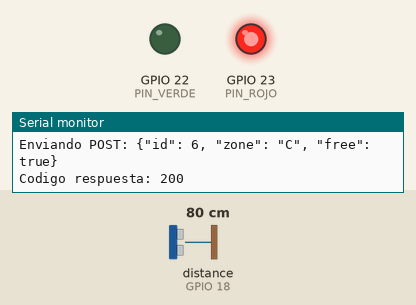
A sketch run on a simulated ESP32. Shown: output pins drawn as LEDs (lit = HIGH), the last lines printed to the serial monitor. Wiring (inferred from the names in the program): ultrasonic range finder: trigger GPIO 5; echo GPIO 18. Inputs (shaded band) come from the test bench; at power-on: distance to the obstacle (sensor on GPIO 18) 80 cm. The echo pulse lasts 58.3 µs per cm; WiFi joins after 1.5 s; servers stay silent unless stated; uploads are accepted with an empty reply; pins used as bus, display or sensor lines are not drawn.

Above: at 3.7 s.
3.8 s: distance to the obstacle (sensor on GPIO 18) set to 23 cm
5.3 s: distance to the obstacle (sensor on GPIO 18) set to 19 cm
At 6.5 s:
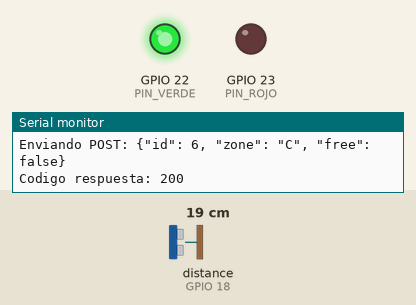
6.8 s: distance to the obstacle (sensor on GPIO 18) set to 35 cm
At 7.9 s:
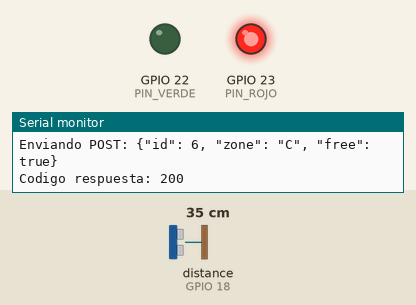
8.4 s: distance to the obstacle (sensor on GPIO 18) set to 2 cm
At 9.3 s:
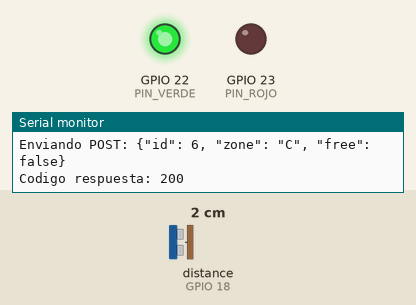
Timing chart, 0 to 11.0 s (numbered marks = the images above; inputs shaded):
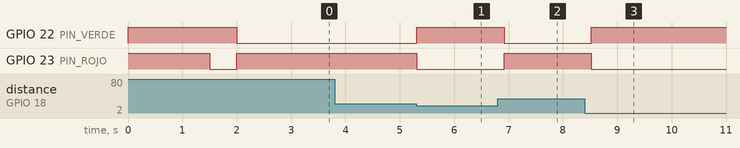

Measured:
- the behaviour switches between 21 and 20 cm on distance to the obstacle (sensor on GPIO 18) (found by bisection; images 0 and 1)
- after the input at 3.8 s, every drawn part: stays the same
- after the input at 5.3 s, GPIO 22 (PIN_VERDE): LOW → HIGH at once; GPIO 23 (PIN_ROJO): HIGH → LOW at once
- after the input at 6.8 s, GPIO 22 (PIN_VERDE): HIGH → LOW after 0.12 s; GPIO 23 (PIN_ROJO): LOW → HIGH after 0.12 s
- after the input at 8.4 s, GPIO 22 (PIN_VERDE): LOW → HIGH after 0.12 s; GPIO 23 (PIN_ROJO): HIGH → LOW after 0.12 s

The sketch:

igor_leds.ino
```cpp
/*
 * ============================================================================
 * PROYECTO: Parking-PAI
 * MÓDULO: Detector de Plazas (Igor) + Conexión WiFi GenCat
 * ============================================================================
 */


#include <Arduino.h>
#include <WiFi.h>
#include <HTTPClient.h>
#include "esp_wpa2.h" // Se usa la librería clásica (ignorar aviso 'deprecated')


// ============================================================================
// CONFIGURACIÓN DE RED Y SERVIDOR
// ============================================================================
const char* ssid = "gencat_ENS_EDU"; // Nombre de la red WiFi
#define EAP_IDENTITY "W43007257"     // Usuario
#define EAP_PASSWORD "zhz0ot1par"    // Contraseña


const String SERVER_URL = "http://192.168.3.249:8080/api/parking";


// Datos de ESTA plaza
const int PLAZA_ID = 6;
const String PLAZA_ZONA = "C";


// ============================================================================
// CONFIGURACIÓN DE PINES
// ============================================================================
const int PIN_TRIG = 5;
const int PIN_ECHO = 18;
const int PIN_ROJO = 23;
const int PIN_VERDE = 22;


// ============================================================================
// VARIABLES GLOBALES
// ============================================================================
const int DISTANCIA_OCUPADO = 20; // cm
unsigned long tiempoAnterior = 0;
const long INTERVALO_LECTURA = 200;


// Control de estado para enviar petición solo al cambiar
bool estaLibreAnterior = true;
bool primeraEjecucion = true;


// ============================================================================
// SETUP
// ============================================================================
void setup() {
  Serial.begin(115200);

  // 1. Configurar Pines
  pinMode(PIN_TRIG, OUTPUT);
  pinMode(PIN_ECHO, INPUT);
  pinMode(PIN_ROJO, OUTPUT);
  pinMode(PIN_VERDE, OUTPUT);

  digitalWrite(PIN_ROJO, HIGH);   // Apagado (Ánodo común)
  digitalWrite(PIN_VERDE, HIGH);  // Apagado (Ánodo común)


  // 2. Conexión WiFi WPA2 Enterprise (GenCat)
  Serial.println("\n\nConectando a WiFi (WPA2 Enterprise)...");

  WiFi.disconnect(true);
  WiFi.mode(WIFI_STA);

  // Configuración de credenciales empresariales
  esp_wifi_sta_wpa2_ent_set_identity((uint8_t *)EAP_IDENTITY, strlen(EAP_IDENTITY));
  esp_wifi_sta_wpa2_ent_set_username((uint8_t *)EAP_IDENTITY, strlen(EAP_IDENTITY));
  esp_wifi_sta_wpa2_ent_set_password((uint8_t *)EAP_PASSWORD, strlen(EAP_PASSWORD));
  esp_wifi_sta_wpa2_ent_enable();

  WiFi.begin(ssid);


  // Esperar conexión
  int contador = 0;
  while (WiFi.status() != WL_CONNECTED) {
    delay(500);
    Serial.print(".");
    contador++;
    if(contador > 40) { // Si tarda más de 20 segs
         Serial.println("\nNo se pudo conectar. Reiniciando...");
         ESP.restart();
    }
  }


  Serial.println("");
  Serial.println("WiFi Conectado!");
  Serial.print("Direccion IP: ");
  Serial.println(WiFi.localIP());


  // 3. Test rápido de LEDs
  digitalWrite(PIN_ROJO, LOW); delay(500); digitalWrite(PIN_ROJO, HIGH);
  digitalWrite(PIN_VERDE, LOW); delay(500); digitalWrite(PIN_VERDE, HIGH);
}


// ============================================================================
// LÓGICA DEL SENSOR
// ============================================================================
int leerDistancia() {
  digitalWrite(PIN_TRIG, LOW);
  delayMicroseconds(2);
  digitalWrite(PIN_TRIG, HIGH);
  delayMicroseconds(10);
  digitalWrite(PIN_TRIG, LOW);
  long duracion = pulseIn(PIN_ECHO, HIGH, 30000);
  return duracion * 0.034 / 2;
}


// ============================================================================
// ENVIAR POST AL SERVIDOR
// ============================================================================
void enviarEstadoAlServidor(bool estaLibre) {
  if (WiFi.status() == WL_CONNECTED) {
    HTTPClient http;
    http.begin(SERVER_URL);
    http.addHeader("Content-Type", "application/json");


    // Construir JSON manualmente
    String estadoBool = estaLibre ? "true" : "false";
    String jsonPayload = "{\"id\": " + String(PLAZA_ID) +
                         ", \"zone\": \"" + PLAZA_ZONA +
                         "\", \"free\": " + estadoBool + "}";


    Serial.print("Enviando POST: ");
    Serial.println(jsonPayload);


    int httpResponseCode = http.POST(jsonPayload);


    if (httpResponseCode > 0) {
      String response = http.getString();
      Serial.print("Codigo respuesta: ");
      Serial.println(httpResponseCode);
    } else {
      Serial.print("Error en el envio: ");
      Serial.println(httpResponseCode);
    }
    http.end();
  } else {
    Serial.println("Error: WiFi desconectado");
  }
}


// ============================================================================
// BUCLE PRINCIPAL
// ============================================================================
void loop() {
  unsigned long tiempoActual = millis();


  if (tiempoActual - tiempoAnterior >= INTERVALO_LECTURA) {
    tiempoAnterior = tiempoActual;


    int distancia = leerDistancia();
    bool estaLibreActual = true;


    // Lógica del semáforo
    if (distancia > 0 && distancia < DISTANCIA_OCUPADO) {
      // Ocupado
      digitalWrite(PIN_ROJO, LOW);   // Encender
      digitalWrite(PIN_VERDE, HIGH); // Apagar
      estaLibreActual = false;
    } else {
      // Libre
      digitalWrite(PIN_ROJO, HIGH); // Apagar
      digitalWrite(PIN_VERDE, LOW); // Encender
      estaLibreActual = true;
    }


    // Comprobar si ha cambiado el estado para enviar al servidor
    if (estaLibreActual != estaLibreAnterior || primeraEjecucion) {
      Serial.print("Cambio de estado detectado. Distancia: ");
      Serial.println(distancia);

      enviarEstadoAlServidor(estaLibreActual);

      estaLibreAnterior = estaLibreActual;
      primeraEjecucion = false;
    }
  }
}
```
